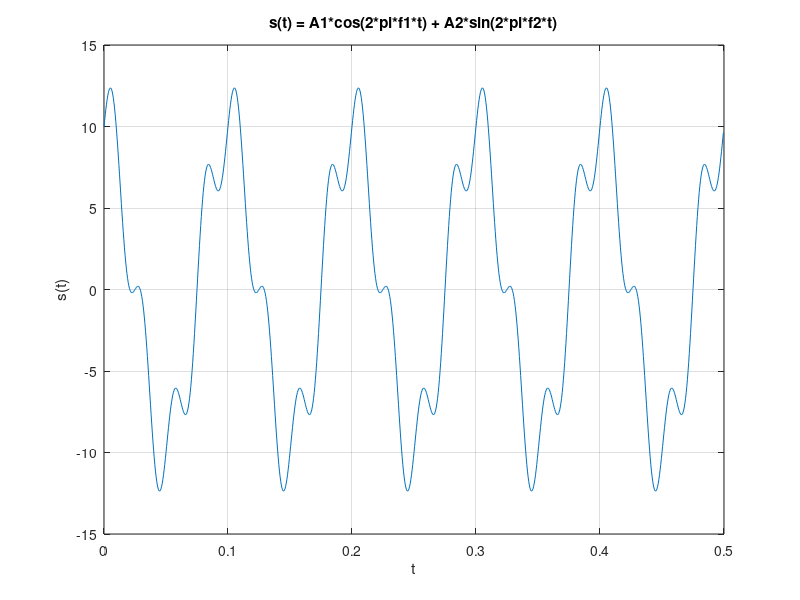
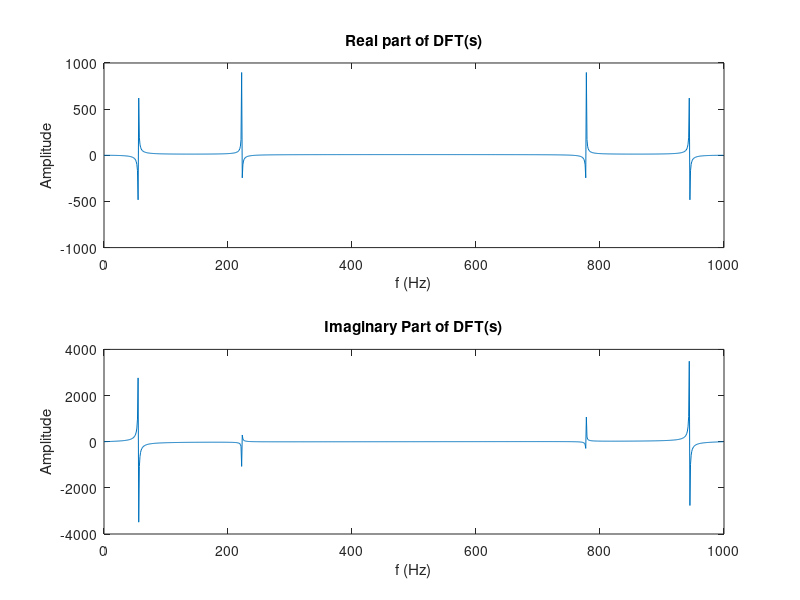
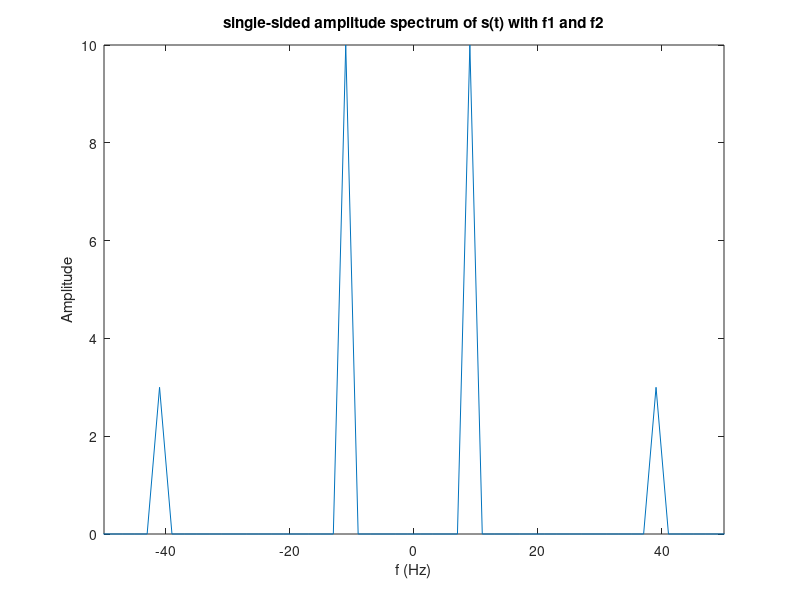
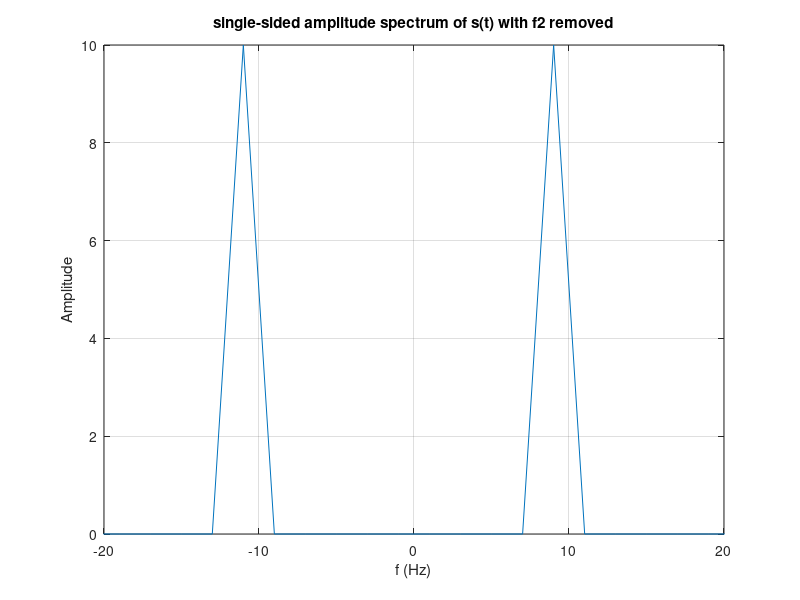

The MATLAB script that drew these images, in order:
close
clear all
clc
%% PART 1
Fs = 2000; %sampling frequency - This value was adjusted to see the signal
% better
T = 1/Fs; % sampling period
L = 1000; % signal length
t = (0:L-1)*T; % time vector considered
%defining properties of the signal and plotting the signal s in time domain
A1 = 10; A2 = 3; %Given Values
f1 = 10; f2 = 40;% Given Values
s = A1*cos(2*pi*f1*t) + A2*sin(2*pi*f2*t); %Equation of x(t)
figure; %Figure 1 - Defining the signal and plotting it
plot(t,s);
xlabel('t')
ylabel('s(t)')
title('s(t) = A1*cos(2*pi*f1*t) + A2*sin(2*pi*f2*t)')
grid on


%% PART 2
% % DFT of s using matlab built-in function fft
Fs = 180; %This value was adjusted to clearly see the waveform
T = 1/Fs; % sampling period
L = 1000; % signal length
t = (0:L-1)*T; % time vector considere
s = A1*cos(2*pi*f1*t) + A2*sin(2*pi*f2*t);
S = fft(s); % DFT of s
figure;
%2 by 1 plot
subplot(2,1,1);
plot(t*Fs,real(S)); % Real part of the Dft of s
title('Real part of DFT(s)')
xlabel('f (Hz)')
ylabel('Amplitude')
subplot(2,1,2); % Imaginary part of the Dft of S
plot(t*Fs,imag(S));
title('Imaginary Part of DFT(s)')
xlabel('f (Hz)')
ylabel('Amplitude')


Fs = 2000; %sampling frequency - This value was adjusted to see the signal
% better
T = 1/Fs; % sampling period
L = 1000; % signal length
t = (0:L-1)*T; % time vector considere
s = A1*cos(2*pi*f1*t) + A2*sin(2*pi*f2*t);
S = fft(s); % DFT of s
negative_positive_spectrum = (2*abs([S(L/2+2:end) S(1:L/2+1)]))/L;
f=Fs/2*linspace(-1,1,L);
figure;
plot(f,negative_positive_spectrum)
title('single-sided amplitude spectrum of s(t) with f1 and f2')
xlabel('f (Hz)')
ylabel('Amplitude')
xlim([-50 50])


%PART 3
%removing the f2 component and plotting the rest of the spectrum
G =  fft(A1*cos(2*pi*f1*t)) % Sine(0) = 0 - Ignore the other half
figure
plot(f,(2*abs([G(L/2+2:end) G(1:L/2+1)]))/L);
%Two sided frequency spectrum
title('single-sided amplitude spectrum of s(t) with f2 removed')
xlabel('f (Hz)')
ylabel('Amplitude')
xlim([-20 20]) % Better Visibility
grid on

%PART 4
% obtaining g(t) using matlab built-in function ifft and plotting in time domain
figure
g = ifft(G);
plot(f,g);
xlabel('t')
ylabel('g(t)')
grid on
title('g(t) vs t')